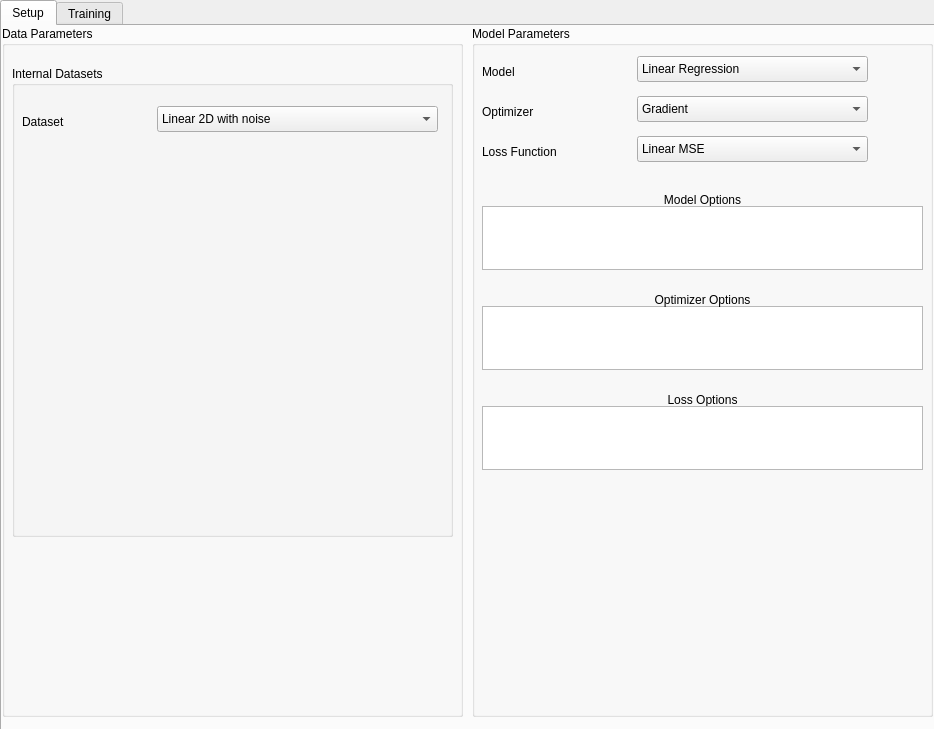
<?xml version="1.0" encoding="UTF-8"?>
<ui version="4.0">
 <class>MainForm</class>
 <widget class="QMainWindow" name="MainForm">
  <property name="geometry">
   <rect>
    <x>0</x>
    <y>0</y>
    <width>934</width>
    <height>729</height>
   </rect>
  </property>
  <property name="windowTitle">
   <string>Super Mega ML</string>
  </property>
  <widget class="QWidget" name="centralwidget">
   <widget class="QTabWidget" name="tabWidget">
    <property name="geometry">
     <rect>
      <x>0</x>
      <y>0</y>
      <width>941</width>
      <height>731</height>
     </rect>
    </property>
    <property name="currentIndex">
     <number>0</number>
    </property>
    <widget class="QWidget" name="tabSetup">
     <attribute name="title">
      <string>Setup</string>
     </attribute>
     <widget class="QGroupBox" name="groupData">
      <property name="geometry">
       <rect>
        <x>0</x>
        <y>0</y>
        <width>461</width>
        <height>691</height>
       </rect>
      </property>
      <property name="title">
       <string>Data Parameters</string>
      </property>
      <widget class="QGroupBox" name="groupBox">
       <property name="geometry">
        <rect>
         <x>10</x>
         <y>40</y>
         <width>441</width>
         <height>471</height>
        </rect>
       </property>
       <property name="title">
        <string>Internal Datasets</string>
       </property>
       <widget class="QComboBox" name="comboDataset">
        <property name="geometry">
         <rect>
          <x>145</x>
          <y>40</y>
          <width>281</width>
          <height>26</height>
         </rect>
        </property>
        <item>
         <property name="text">
          <string>Linear 2D with noise</string>
         </property>
        </item>
        <item>
         <property name="text">
          <string>&quot;Fish&quot; 2D</string>
         </property>
        </item>
        <item>
         <property name="text">
          <string>Linear 3D with noise</string>
         </property>
        </item>
        <item>
         <property name="text">
          <string>&quot;Fish&quot; 3D</string>
         </property>
        </item>
       </widget>
       <widget class="QLabel" name="label_15">
        <property name="geometry">
         <rect>
          <x>10</x>
          <y>40</y>
          <width>131</width>
          <height>31</height>
         </rect>
        </property>
        <property name="text">
         <string>Dataset</string>
        </property>
       </widget>
       <widget class="QWidget" name="widgetDataset" native="true">
        <property name="geometry">
         <rect>
          <x>10</x>
          <y>80</y>
          <width>421</width>
          <height>381</height>
         </rect>
        </property>
       </widget>
      </widget>
     </widget>
     <widget class="QGroupBox" name="groupModel">
      <property name="geometry">
       <rect>
        <x>470</x>
        <y>0</y>
        <width>461</width>
        <height>691</height>
       </rect>
      </property>
      <property name="title">
       <string>Model Parameters</string>
      </property>
      <widget class="QComboBox" name="comboModel">
       <property name="geometry">
        <rect>
         <x>165</x>
         <y>30</y>
         <width>231</width>
         <height>26</height>
        </rect>
       </property>
       <item>
        <property name="text">
         <string>Linear Regression</string>
        </property>
       </item>
       <item>
        <property name="text">
         <string>Random</string>
        </property>
       </item>
      </widget>
      <widget class="QLabel" name="label_8">
       <property name="geometry">
        <rect>
         <x>10</x>
         <y>30</y>
         <width>141</width>
         <height>31</height>
        </rect>
       </property>
       <property name="text">
        <string>Model</string>
       </property>
      </widget>
      <widget class="QLabel" name="label_9">
       <property name="geometry">
        <rect>
         <x>10</x>
         <y>70</y>
         <width>140</width>
         <height>31</height>
        </rect>
       </property>
       <property name="text">
        <string>Optimizer</string>
       </property>
      </widget>
      <widget class="QComboBox" name="comboOptimizer">
       <property name="geometry">
        <rect>
         <x>165</x>
         <y>70</y>
         <width>231</width>
         <height>26</height>
        </rect>
       </property>
       <item>
        <property name="text">
         <string>Gradient</string>
        </property>
       </item>
       <item>
        <property name="text">
         <string>SGD</string>
        </property>
       </item>
       <item>
        <property name="text">
         <string>MomentGrad</string>
        </property>
       </item>
       <item>
        <property name="text">
         <string>NesterovGrad</string>
        </property>
       </item>
       <item>
        <property name="text">
         <string>MyGrad</string>
        </property>
       </item>
      </widget>
      <widget class="QLabel" name="label_10">
       <property name="geometry">
        <rect>
         <x>10</x>
         <y>110</y>
         <width>141</width>
         <height>31</height>
        </rect>
       </property>
       <property name="text">
        <string>Loss Function</string>
       </property>
      </widget>
      <widget class="QComboBox" name="comboLoss">
       <property name="geometry">
        <rect>
         <x>165</x>
         <y>110</y>
         <width>231</width>
         <height>26</height>
        </rect>
       </property>
       <item>
        <property name="text">
         <string>Linear MSE</string>
        </property>
       </item>
      </widget>
      <widget class="QPlainTextEdit" name="plainOptimizer">
       <property name="geometry">
        <rect>
         <x>10</x>
         <y>280</y>
         <width>441</width>
         <height>64</height>
        </rect>
       </property>
       <property name="plainText">
        <string/>
       </property>
      </widget>
      <widget class="QLabel" name="label_11">
       <property name="geometry">
        <rect>
         <x>10</x>
         <y>250</y>
         <width>441</width>
         <height>31</height>
        </rect>
       </property>
       <property name="text">
        <string>Optimizer Options</string>
       </property>
       <property name="alignment">
        <set>Qt::AlignBottom|Qt::AlignHCenter</set>
       </property>
      </widget>
      <widget class="QLabel" name="label_12">
       <property name="geometry">
        <rect>
         <x>10</x>
         <y>350</y>
         <width>441</width>
         <height>31</height>
        </rect>
       </property>
       <property name="text">
        <string>Loss Options</string>
       </property>
       <property name="alignment">
        <set>Qt::AlignBottom|Qt::AlignHCenter</set>
       </property>
      </widget>
      <widget class="QPlainTextEdit" name="plainLoss">
       <property name="geometry">
        <rect>
         <x>10</x>
         <y>380</y>
         <width>441</width>
         <height>64</height>
        </rect>
       </property>
       <property name="readOnly">
        <bool>false</bool>
       </property>
      </widget>
      <widget class="QLabel" name="label_13">
       <property name="geometry">
        <rect>
         <x>10</x>
         <y>150</y>
         <width>441</width>
         <height>31</height>
        </rect>
       </property>
       <property name="text">
        <string>Model Options</string>
       </property>
       <property name="alignment">
        <set>Qt::AlignBottom|Qt::AlignHCenter</set>
       </property>
      </widget>
      <widget class="QPlainTextEdit" name="plainModel">
       <property name="geometry">
        <rect>
         <x>10</x>
         <y>180</y>
         <width>441</width>
         <height>64</height>
        </rect>
       </property>
       <property name="readOnly">
        <bool>false</bool>
       </property>
      </widget>
     </widget>
    </widget>
    <widget class="QWidget" name="tabTrain">
     <attribute name="title">
      <string>Training</string>
     </attribute>
     <widget class="QGroupBox" name="groupTrain">
      <property name="geometry">
       <rect>
        <x>0</x>
        <y>0</y>
        <width>271</width>
        <height>691</height>
       </rect>
      </property>
      <property name="title">
       <string>Training</string>
      </property>
      <widget class="QLabel" name="label">
       <property name="geometry">
        <rect>
         <x>10</x>
         <y>40</y>
         <width>111</width>
         <height>31</height>
        </rect>
       </property>
       <property name="text">
        <string>Epoch Limit</string>
       </property>
       <property name="alignment">
        <set>Qt::AlignLeading|Qt::AlignLeft|Qt::AlignVCenter</set>
       </property>
      </widget>
      <widget class="QSpinBox" name="spinEpochLimit">
       <property name="geometry">
        <rect>
         <x>130</x>
         <y>40</y>
         <width>131</width>
         <height>30</height>
        </rect>
       </property>
       <property name="maximum">
        <number>200000</number>
       </property>
       <property name="singleStep">
        <number>100</number>
       </property>
       <property name="value">
        <number>200</number>
       </property>
      </widget>
      <widget class="QLabel" name="label_2">
       <property name="geometry">
        <rect>
         <x>10</x>
         <y>80</y>
         <width>131</width>
         <height>31</height>
        </rect>
       </property>
       <property name="text">
        <string>Learning Rate</string>
       </property>
       <property name="alignment">
        <set>Qt::AlignLeading|Qt::AlignLeft|Qt::AlignVCenter</set>
       </property>
      </widget>
      <widget class="QDoubleSpinBox" name="spinLearningRate">
       <property name="geometry">
        <rect>
         <x>140</x>
         <y>80</y>
         <width>121</width>
         <height>30</height>
        </rect>
       </property>
       <property name="decimals">
        <number>5</number>
       </property>
       <property name="minimum">
        <double>0.000010000000000</double>
       </property>
       <property name="maximum">
        <double>2.000000000000000</double>
       </property>
       <property name="singleStep">
        <double>0.001000000000000</double>
       </property>
      </widget>
      <widget class="QLabel" name="label_3">
       <property name="geometry">
        <rect>
         <x>10</x>
         <y>120</y>
         <width>131</width>
         <height>31</height>
        </rect>
       </property>
       <property name="text">
        <string>Satis. Loss</string>
       </property>
       <property name="alignment">
        <set>Qt::AlignLeading|Qt::AlignLeft|Qt::AlignVCenter</set>
       </property>
      </widget>
      <widget class="QDoubleSpinBox" name="spinSatisLoss">
       <property name="geometry">
        <rect>
         <x>140</x>
         <y>120</y>
         <width>121</width>
         <height>30</height>
        </rect>
       </property>
       <property name="decimals">
        <number>5</number>
       </property>
       <property name="minimum">
        <double>0.000010000000000</double>
       </property>
       <property name="maximum">
        <double>2.000000000000000</double>
       </property>
       <property name="singleStep">
        <double>0.001000000000000</double>
       </property>
      </widget>
      <widget class="QLabel" name="label_4">
       <property name="geometry">
        <rect>
         <x>10</x>
         <y>160</y>
         <width>131</width>
         <height>31</height>
        </rect>
       </property>
       <property name="text">
        <string>Minimal DLoss</string>
       </property>
       <property name="alignment">
        <set>Qt::AlignLeading|Qt::AlignLeft|Qt::AlignVCenter</set>
       </property>
      </widget>
      <widget class="QDoubleSpinBox" name="spinMinDLoss">
       <property name="geometry">
        <rect>
         <x>140</x>
         <y>160</y>
         <width>121</width>
         <height>30</height>
        </rect>
       </property>
       <property name="decimals">
        <number>5</number>
       </property>
       <property name="minimum">
        <double>0.000010000000000</double>
       </property>
       <property name="maximum">
        <double>2.000000000000000</double>
       </property>
       <property name="singleStep">
        <double>0.001000000000000</double>
       </property>
       <property name="value">
        <double>0.000010000000000</double>
       </property>
      </widget>
      <widget class="QCheckBox" name="checkHotStart">
       <property name="geometry">
        <rect>
         <x>10</x>
         <y>370</y>
         <width>131</width>
         <height>31</height>
        </rect>
       </property>
       <property name="text">
        <string>Hot Start</string>
       </property>
       <property name="checkable">
        <bool>false</bool>
       </property>
      </widget>
      <widget class="QPushButton" name="buttonFit">
       <property name="geometry">
        <rect>
         <x>130</x>
         <y>370</y>
         <width>131</width>
         <height>30</height>
        </rect>
       </property>
       <property name="text">
        <string>Fit</string>
       </property>
      </widget>
      <widget class="QPlainTextEdit" name="plainFit">
       <property name="geometry">
        <rect>
         <x>10</x>
         <y>230</y>
         <width>251</width>
         <height>131</height>
        </rect>
       </property>
      </widget>
      <widget class="QLabel" name="label_14">
       <property name="geometry">
        <rect>
         <x>10</x>
         <y>200</y>
         <width>251</width>
         <height>31</height>
        </rect>
       </property>
       <property name="text">
        <string>Fit Parameters</string>
       </property>
       <property name="alignment">
        <set>Qt::AlignBottom|Qt::AlignHCenter</set>
       </property>
      </widget>
      <widget class="QWidget" name="widgetLoss" native="true">
       <property name="geometry">
        <rect>
         <x>10</x>
         <y>460</y>
         <width>251</width>
         <height>221</height>
        </rect>
       </property>
      </widget>
      <widget class="QSpinBox" name="spinLossHistory">
       <property name="geometry">
        <rect>
         <x>130</x>
         <y>410</y>
         <width>131</width>
         <height>30</height>
        </rect>
       </property>
       <property name="maximum">
        <number>200000</number>
       </property>
       <property name="singleStep">
        <number>10</number>
       </property>
      </widget>
      <widget class="QPushButton" name="buttonLossHist">
       <property name="geometry">
        <rect>
         <x>14</x>
         <y>410</y>
         <width>111</width>
         <height>30</height>
        </rect>
       </property>
       <property name="text">
        <string>View last:</string>
       </property>
      </widget>
     </widget>
     <widget class="QGroupBox" name="groupResult">
      <property name="geometry">
       <rect>
        <x>280</x>
        <y>0</y>
        <width>651</width>
        <height>691</height>
       </rect>
      </property>
      <property name="title">
       <string>Results</string>
      </property>
      <widget class="QWidget" name="widgetResults" native="true">
       <property name="geometry">
        <rect>
         <x>9</x>
         <y>29</y>
         <width>631</width>
         <height>651</height>
        </rect>
       </property>
      </widget>
     </widget>
    </widget>
   </widget>
  </widget>
 </widget>
 <resources/>
 <connections/>
</ui>
